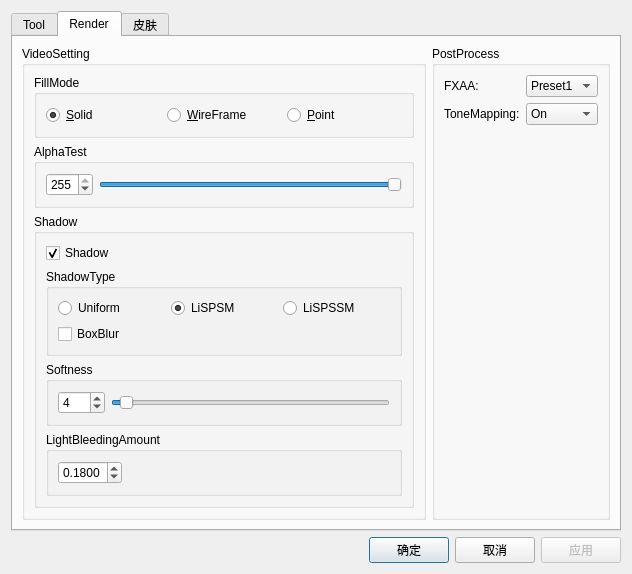
<?xml version="1.0" encoding="UTF-8"?>
<ui version="4.0">
 <class>VideoSetting</class>
 <widget class="QDialog" name="VideoSetting">
  <property name="geometry">
   <rect>
    <x>0</x>
    <y>0</y>
    <width>632</width>
    <height>481</height>
   </rect>
  </property>
  <property name="windowTitle">
   <string>设置</string>
  </property>
  <layout class="QVBoxLayout" name="verticalLayout_8">
   <item>
    <widget class="QTabWidget" name="tabWidget">
     <property name="currentIndex">
      <number>1</number>
     </property>
     <widget class="QWidget" name="tab">
      <attribute name="title">
       <string>Tool</string>
      </attribute>
      <layout class="QVBoxLayout" name="verticalLayout_5">
       <item>
        <widget class="QCheckBox" name="m_showCapsule">
         <property name="text">
          <string>Show Capsule</string>
         </property>
        </widget>
       </item>
       <item>
        <widget class="QGroupBox" name="groupBox_6">
         <property name="title">
          <string>3DAxis</string>
         </property>
         <layout class="QHBoxLayout" name="horizontalLayout_4">
          <item>
           <widget class="QLabel" name="label_2">
            <property name="text">
             <string>Axis Scale:</string>
            </property>
           </widget>
          </item>
          <item>
           <widget class="QDoubleSpinBox" name="m_pAxisScale">
            <property name="minimum">
             <double>0.100000000000000</double>
            </property>
            <property name="singleStep">
             <double>0.100000000000000</double>
            </property>
            <property name="value">
             <double>1.000000000000000</double>
            </property>
           </widget>
          </item>
          <item>
           <spacer name="horizontalSpacer_2">
            <property name="orientation">
             <enum>Qt::Horizontal</enum>
            </property>
            <property name="sizeHint" stdset="0">
             <size>
              <width>80</width>
              <height>20</height>
             </size>
            </property>
           </spacer>
          </item>
         </layout>
        </widget>
       </item>
       <item>
        <widget class="QGroupBox" name="groupBox_3">
         <property name="title">
          <string>Camera</string>
         </property>
         <layout class="QHBoxLayout" name="horizontalLayout">
          <item>
           <layout class="QGridLayout" name="gridLayout">
            <item row="0" column="0">
             <widget class="QLabel" name="label">
              <property name="text">
               <string>MoveSpeed:</string>
              </property>
             </widget>
            </item>
            <item row="0" column="1">
             <widget class="QDoubleSpinBox" name="m_cameraSpeed">
              <property name="minimum">
               <double>0.010000000000000</double>
              </property>
              <property name="maximum">
               <double>100.000000000000000</double>
              </property>
              <property name="singleStep">
               <double>0.010000000000000</double>
              </property>
              <property name="value">
               <double>5.000000000000000</double>
              </property>
             </widget>
            </item>
            <item row="1" column="0">
             <widget class="QLabel" name="label_3">
              <property name="text">
               <string>Near--Far:</string>
              </property>
             </widget>
            </item>
            <item row="1" column="1">
             <widget class="QDoubleSpinBox" name="m_cameraNear">
              <property name="minimum">
               <double>0.100000000000000</double>
              </property>
              <property name="singleStep">
               <double>0.100000000000000</double>
              </property>
              <property name="value">
               <double>0.500000000000000</double>
              </property>
             </widget>
            </item>
            <item row="1" column="2">
             <widget class="QDoubleSpinBox" name="m_cameraFar">
              <property name="minimum">
               <double>10.000000000000000</double>
              </property>
              <property name="maximum">
               <double>15000.000000000000000</double>
              </property>
              <property name="singleStep">
               <double>1.000000000000000</double>
              </property>
              <property name="value">
               <double>150.000000000000000</double>
              </property>
             </widget>
            </item>
            <item row="2" column="0">
             <widget class="QLabel" name="label_4">
              <property name="text">
               <string>fovy:</string>
              </property>
             </widget>
            </item>
            <item row="2" column="1">
             <widget class="QDoubleSpinBox" name="m_cameraFov">
              <property name="maximum">
               <double>360.000000000000000</double>
              </property>
              <property name="value">
               <double>45.000000000000000</double>
              </property>
             </widget>
            </item>
           </layout>
          </item>
          <item>
           <spacer name="horizontalSpacer">
            <property name="orientation">
             <enum>Qt::Horizontal</enum>
            </property>
            <property name="sizeHint" stdset="0">
             <size>
              <width>40</width>
              <height>20</height>
             </size>
            </property>
           </spacer>
          </item>
         </layout>
        </widget>
       </item>
       <item>
        <widget class="QGroupBox" name="groupBox_2">
         <property name="title">
          <string>info</string>
         </property>
         <layout class="QVBoxLayout" name="verticalLayout">
          <item>
           <widget class="QLabel" name="m_pFps">
            <property name="text">
             <string>Fps:</string>
            </property>
           </widget>
          </item>
         </layout>
        </widget>
       </item>
       <item>
        <spacer name="verticalSpacer">
         <property name="orientation">
          <enum>Qt::Vertical</enum>
         </property>
         <property name="sizeHint" stdset="0">
          <size>
           <width>263</width>
           <height>68</height>
          </size>
         </property>
        </spacer>
       </item>
      </layout>
     </widget>
     <widget class="QWidget" name="tab_2">
      <attribute name="title">
       <string>Render</string>
      </attribute>
      <layout class="QHBoxLayout" name="horizontalLayout_5">
       <item>
        <layout class="QVBoxLayout" name="verticalLayout_6">
         <item>
          <widget class="QGroupBox" name="groupBox_7">
           <property name="title">
            <string>VideoSetting</string>
           </property>
           <layout class="QVBoxLayout" name="verticalLayout_3">
            <item>
             <widget class="QGroupBox" name="groupBox">
              <property name="title">
               <string>FillMode</string>
              </property>
              <layout class="QHBoxLayout" name="horizontalLayout_2">
               <item>
                <widget class="QRadioButton" name="m_fillSolid">
                 <property name="text">
                  <string>&amp;Solid</string>
                 </property>
                 <property name="checked">
                  <bool>true</bool>
                 </property>
                </widget>
               </item>
               <item>
                <widget class="QRadioButton" name="m_fillWireFrame">
                 <property name="text">
                  <string>&amp;WireFrame</string>
                 </property>
                </widget>
               </item>
               <item>
                <widget class="QRadioButton" name="m_fillPoint">
                 <property name="text">
                  <string>&amp;Point</string>
                 </property>
                </widget>
               </item>
              </layout>
             </widget>
            </item>
            <item>
             <widget class="QGroupBox" name="groupBox_5">
              <property name="title">
               <string>AlphaTest</string>
              </property>
              <layout class="QHBoxLayout" name="horizontalLayout_3">
               <item>
                <widget class="QSpinBox" name="m_pAlphaTest">
                 <property name="maximum">
                  <number>255</number>
                 </property>
                 <property name="value">
                  <number>255</number>
                 </property>
                </widget>
               </item>
               <item>
                <widget class="QSlider" name="horizontalSlider">
                 <property name="maximum">
                  <number>255</number>
                 </property>
                 <property name="value">
                  <number>255</number>
                 </property>
                 <property name="orientation">
                  <enum>Qt::Horizontal</enum>
                 </property>
                </widget>
               </item>
              </layout>
             </widget>
            </item>
            <item>
             <widget class="QGroupBox" name="m_pShadowSetting">
              <property name="title">
               <string>Shadow</string>
              </property>
              <layout class="QVBoxLayout" name="verticalLayout_4">
               <item>
                <widget class="QCheckBox" name="m_pShadow">
                 <property name="text">
                  <string>Shadow</string>
                 </property>
                 <property name="checked">
                  <bool>true</bool>
                 </property>
                </widget>
               </item>
               <item>
                <widget class="QGroupBox" name="groupBox_10">
                 <property name="title">
                  <string>ShadowType</string>
                 </property>
                 <layout class="QVBoxLayout" name="verticalLayout_2">
                  <item>
                   <layout class="QHBoxLayout" name="horizontalLayout_6">
                    <item>
                     <widget class="QRadioButton" name="radioButton">
                      <property name="text">
                       <string>Uniform</string>
                      </property>
                     </widget>
                    </item>
                    <item>
                     <widget class="QRadioButton" name="radioButton_2">
                      <property name="text">
                       <string>LiSPSM</string>
                      </property>
                      <property name="checked">
                       <bool>true</bool>
                      </property>
                     </widget>
                    </item>
                    <item>
                     <widget class="QRadioButton" name="radioButton_3">
                      <property name="text">
                       <string>LiSPSSM</string>
                      </property>
                     </widget>
                    </item>
                   </layout>
                  </item>
                  <item>
                   <widget class="QCheckBox" name="m_bBoxBlur">
                    <property name="text">
                     <string>BoxBlur</string>
                    </property>
                    <property name="checked">
                     <bool>false</bool>
                    </property>
                   </widget>
                  </item>
                 </layout>
                </widget>
               </item>
               <item>
                <widget class="QGroupBox" name="groupBox_8">
                 <property name="title">
                  <string>Softness</string>
                 </property>
                 <layout class="QHBoxLayout" name="horizontalLayout_9">
                  <item>
                   <widget class="QSpinBox" name="m_pShadowSampleSize">
                    <property name="minimum">
                     <number>1</number>
                    </property>
                    <property name="maximum">
                     <number>100</number>
                    </property>
                    <property name="value">
                     <number>4</number>
                    </property>
                   </widget>
                  </item>
                  <item>
                   <widget class="QSlider" name="horizontalSlider_2">
                    <property name="minimum">
                     <number>1</number>
                    </property>
                    <property name="maximum">
                     <number>100</number>
                    </property>
                    <property name="value">
                     <number>4</number>
                    </property>
                    <property name="orientation">
                     <enum>Qt::Horizontal</enum>
                    </property>
                   </widget>
                  </item>
                 </layout>
                </widget>
               </item>
               <item>
                <widget class="QGroupBox" name="groupBox_9">
                 <property name="title">
                  <string>LightBleedingAmount</string>
                 </property>
                 <layout class="QHBoxLayout" name="horizontalLayout_10">
                  <item>
                   <widget class="QDoubleSpinBox" name="m_pShadowLBR">
                    <property name="decimals">
                     <number>4</number>
                    </property>
                    <property name="minimum">
                     <double>0.000000000000000</double>
                    </property>
                    <property name="maximum">
                     <double>1.000000000000000</double>
                    </property>
                    <property name="singleStep">
                     <double>0.010000000000000</double>
                    </property>
                    <property name="value">
                     <double>0.180000000000000</double>
                    </property>
                   </widget>
                  </item>
                  <item>
                   <spacer name="horizontalSpacer_4">
                    <property name="orientation">
                     <enum>Qt::Horizontal</enum>
                    </property>
                    <property name="sizeHint" stdset="0">
                     <size>
                      <width>132</width>
                      <height>20</height>
                     </size>
                    </property>
                   </spacer>
                  </item>
                 </layout>
                </widget>
               </item>
              </layout>
             </widget>
            </item>
           </layout>
          </widget>
         </item>
        </layout>
       </item>
       <item>
        <layout class="QVBoxLayout" name="verticalLayout_7">
         <item>
          <widget class="QGroupBox" name="groupBox_11">
           <property name="title">
            <string>PostProcess</string>
           </property>
           <layout class="QFormLayout" name="formLayout">
            <item row="0" column="0">
             <widget class="QLabel" name="label_5">
              <property name="text">
               <string>FXAA:</string>
              </property>
             </widget>
            </item>
            <item row="0" column="1">
             <widget class="QComboBox" name="m_comboBoxFXAA">
              <property name="currentIndex">
               <number>1</number>
              </property>
              <item>
               <property name="text">
                <string>Off</string>
               </property>
              </item>
              <item>
               <property name="text">
                <string>Preset1</string>
               </property>
              </item>
              <item>
               <property name="text">
                <string>Preset2</string>
               </property>
              </item>
              <item>
               <property name="text">
                <string>Preset3</string>
               </property>
              </item>
              <item>
               <property name="text">
                <string>Preset4</string>
               </property>
              </item>
              <item>
               <property name="text">
                <string>Preset5</string>
               </property>
              </item>
              <item>
               <property name="text">
                <string>Preset6</string>
               </property>
              </item>
             </widget>
            </item>
            <item row="1" column="0">
             <widget class="QLabel" name="label_6">
              <property name="text">
               <string>ToneMapping:</string>
              </property>
             </widget>
            </item>
            <item row="1" column="1">
             <widget class="QComboBox" name="m_comboBoxToneMapping">
              <property name="currentIndex">
               <number>1</number>
              </property>
              <item>
               <property name="text">
                <string>Off</string>
               </property>
              </item>
              <item>
               <property name="text">
                <string>On</string>
               </property>
              </item>
             </widget>
            </item>
           </layout>
          </widget>
         </item>
        </layout>
       </item>
      </layout>
     </widget>
     <widget class="QWidget" name="widget">
      <attribute name="title">
       <string>皮肤</string>
      </attribute>
     </widget>
    </widget>
   </item>
   <item>
    <layout class="QHBoxLayout" name="horizontalLayout_7">
     <item>
      <spacer name="horizontalSpacer_5">
       <property name="orientation">
        <enum>Qt::Horizontal</enum>
       </property>
       <property name="sizeHint" stdset="0">
        <size>
         <width>40</width>
         <height>20</height>
        </size>
       </property>
      </spacer>
     </item>
     <item>
      <widget class="QPushButton" name="m_confirmSettings">
       <property name="text">
        <string>确定</string>
       </property>
      </widget>
     </item>
     <item>
      <widget class="QPushButton" name="m_cancelSettings">
       <property name="text">
        <string>取消</string>
       </property>
      </widget>
     </item>
     <item>
      <widget class="QPushButton" name="m_applySettings">
       <property name="enabled">
        <bool>false</bool>
       </property>
       <property name="text">
        <string>应用</string>
       </property>
      </widget>
     </item>
    </layout>
   </item>
  </layout>
 </widget>
 <resources/>
 <connections>
  <connection>
   <sender>m_confirmSettings</sender>
   <signal>clicked()</signal>
   <receiver>VideoSetting</receiver>
   <slot>hide()</slot>
   <hints>
    <hint type="sourcelabel">
     <x>459</x>
     <y>470</y>
    </hint>
    <hint type="destinationlabel">
     <x>368</x>
     <y>480</y>
    </hint>
   </hints>
  </connection>
 </connections>
</ui>
